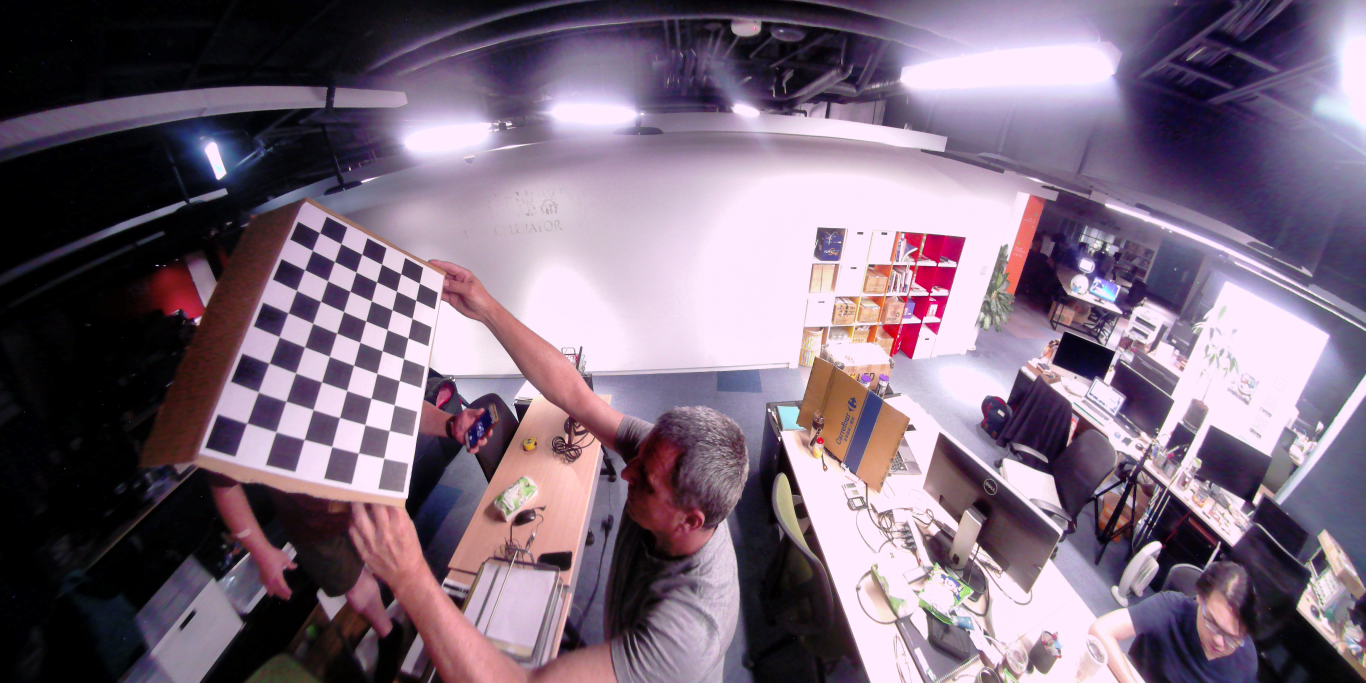
#> input picture 3_5/C1image00001.jpg, 4096 x 2048 px, given in place of serve_right1.mp4, which was not available (shown at 1/3 size)
$ python deblurred_zoom.py
#> lines starting #> are read from the running program, lines starting #| are printed output that depends on the picture; after the words box and inside, x2 and y2 are one past the last pixel; in counts of white or black regions, pixels touching at a corner belong together; pictures that were not available may be replaced by others from this repository, and a replacement may not be noted
import cv2
import time
import imutils
import numpy as np
from pylab import array,plot,show,axis,arange,figure,uint8


cap = cv2.VideoCapture('input_vid/serve_right1.mp4')
# Define the codec and create VideoWriter object
fourcc = cv2.VideoWriter_fourcc(*'mp4v')
# out = cv2.VideoWriter('output.mp4',fourcc, 20.0, (int(cap.get(3)), int(cap.get(4))))

def make_1080():
    cap.set(3,1920)
    cap.set(4,1080)

def make_720p():
    cap.set(3,1280)
    cap.set(4,720)

def make_480p():
    cap.set(3,640)
    cap.set(4,480)

# [13 lines left out: functions rescale_frame, shift_frame, not called in this run]

resolution = [make_480p,make_720p,make_1080]

# [67 lines left out: functions zoomin, unsharp_mask, rescale_frame, not called in this run]

def increase_brightness(img, value=10):
    hsv = cv2.cvtColor(img, cv2.COLOR_BGR2HSV)
    h, s, v = cv2.split(hsv)

    lim = 255 - value
    v[v > lim] = 255
    v[v <= lim] += value

    final_hsv = cv2.merge((h, s, v))
    img = cv2.cvtColor(final_hsv, cv2.COLOR_HSV2BGR)
    return img


def jump(im0,y,x,h,w):
    im0 = im0[h:y,w:x]
    return im0

maxIntensity = 255.0
x = arange(maxIntensity)
phi = 1
theta = 1

# make_1080()
count = 0
while True:
    ret,frame = cap.read()
#> frame is the input picture: shape (2048, 4096, 3); mean B, G, R 123.2, 106, 123.2
    if ret:
        frame = frame[800:1300,2500:2800]
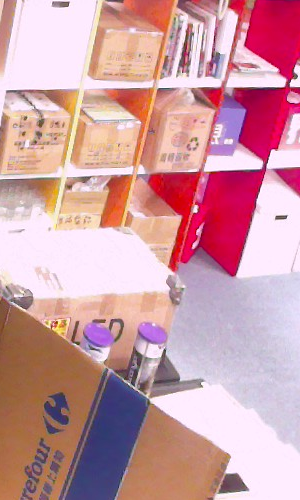
#> frame: shape (500, 300, 3); mean B, G, R 163.8, 155.7, 205.6
        h,w = frame.shape[:2]
#> h = 500; w = 300
        cv2.putText(frame,'50.55g',(w//12,h//3),cv2.FONT_HERSHEY_SIMPLEX,1,(0,255,255),2,cv2.LINE_4)
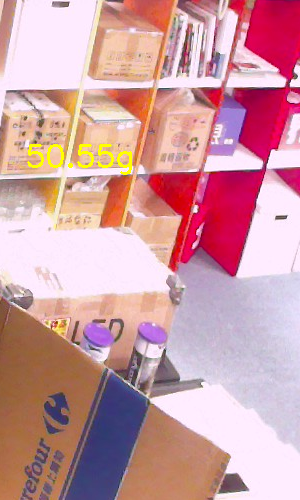
#> frame: shape (500, 300, 3); 0.59% of pixels changed, all inside (x1, y1, x2, y2) = (27, 144, 132, 175)
        if count == 0:
            out = cv2.VideoWriter('output.mp4', fourcc, 60,(w, h))
        try:
            resized = imutils.resize(frame,width=1080)
        except Exception as e:
            print(e)
            pass
        # [7 lines of commented-out code are left out]
        newImage0 = increase_brightness(frame)
#> in increase_brightness, `hsv = cv2.cvtColor(img, cv2.COLOR_BGR2HSV)`: hsv: shape (500, 300, 3); mean H, S, V 97.6, 85.2, 210
#> in increase_brightness, `h, s, v = cv2.split(hsv)`:
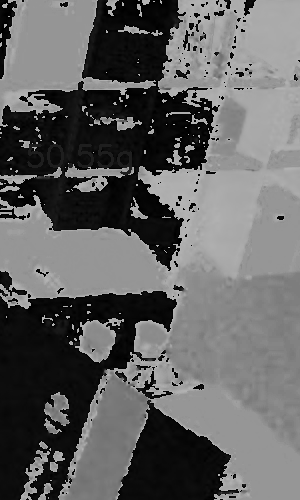
#> h: shape (500, 300); min 0, max 179, mean 97.6
#> in increase_brightness, `h, s, v = cv2.split(hsv)`:
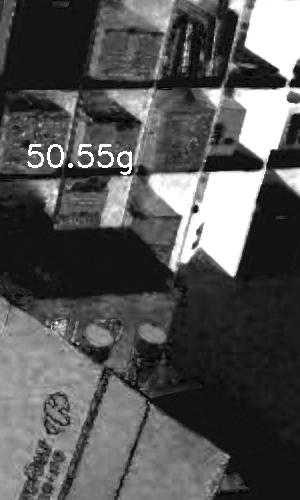
#> s: shape (500, 300); min 0, max 255, mean 85.2
#> in increase_brightness, `h, s, v = cv2.split(hsv)`:
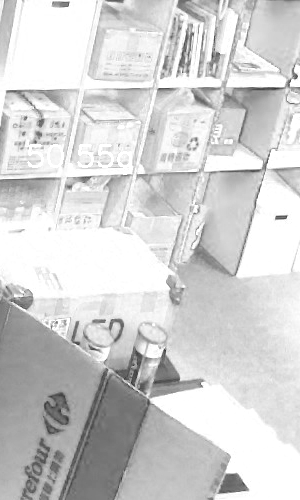
#> v: shape (500, 300); min 43, max 255, mean 210
#> in increase_brightness, `v[v > lim] = 255`: v: shape (500, 300); 7.95% of pixels changed, all inside (x1, y1, x2, y2) = (0, 0, 300, 500)
#> in increase_brightness, `final_hsv = cv2.merge((h, s, v))`: final_hsv: shape (500, 300, 3); mean H, S, V 97.6, 85.2, 217.5
        cv2.imshow("frame", resized)
        out.write(newImage0)
        if cv2.waitKey(1) & 0xFF == ord('q'):
#> (key q is pressed here)
            break
        count += 1
    else:
        break


# release the cap object
out.release()
cap.release()
# close all windows
cv2.destroyAllWindows()

$ run again, on 3_5/C1image00006.jpg
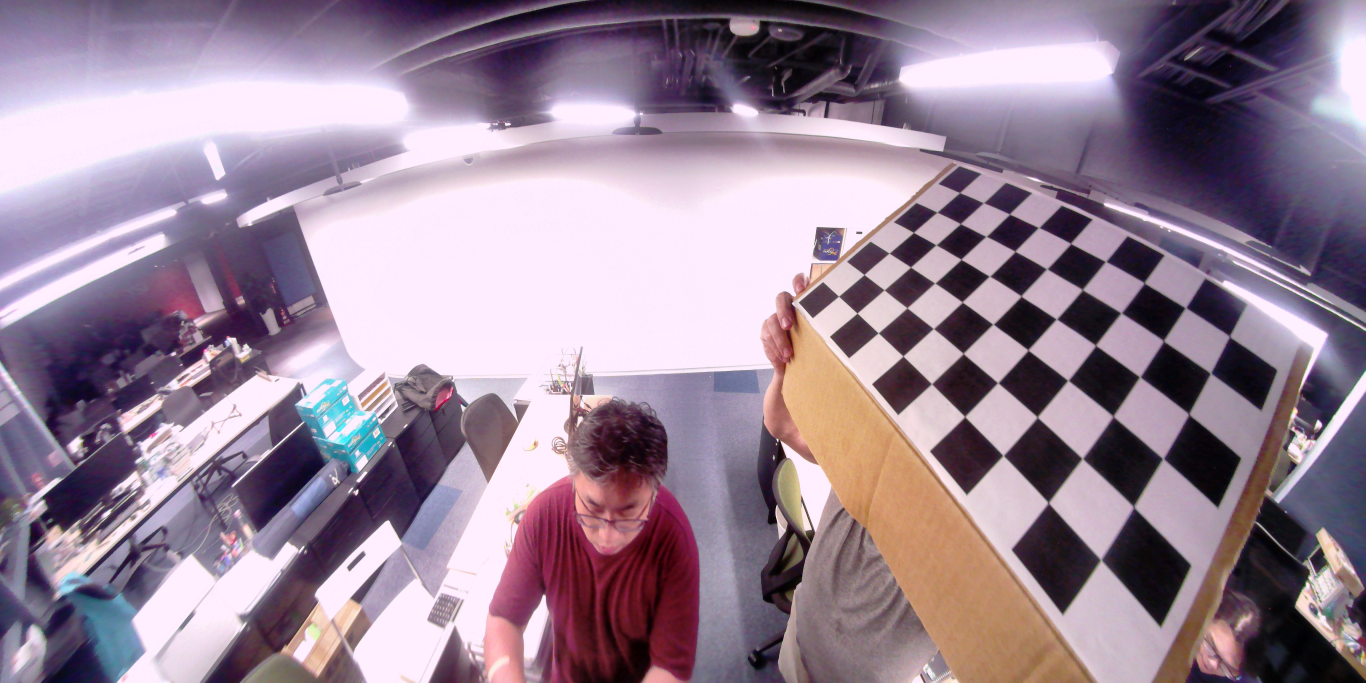
#> input picture 3_5/C1image00006.jpg, 4096 x 2048 px, given in place of serve_right1.mp4, which was not available (shown at 1/3 size)
#> frame is the input picture: shape (2048, 4096, 3); mean B, G, R 150.2, 132.9, 152.4
#> `cv2.putText(frame,'50.55g',(w//12,h//3),cv2.FONT_HERSHEY_SIMPLEX,1,(0,..`:
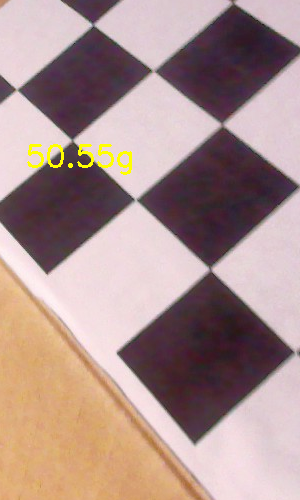
#> frame: shape (500, 300, 3); mean B, G, R 140.5, 144, 170.2
#> hsv: shape (500, 300, 3); mean H, S, V 128.5, 62.8, 170.2
#> in increase_brightness, `h, s, v = cv2.split(hsv)`:
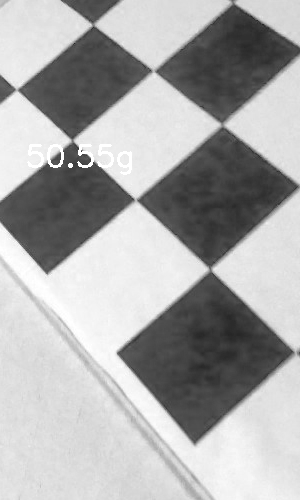
#> v: shape (500, 300); min 37, max 255, mean 170.2
#> final_hsv: shape (500, 300, 3); mean H, S, V 128.5, 62.8, 180.1
